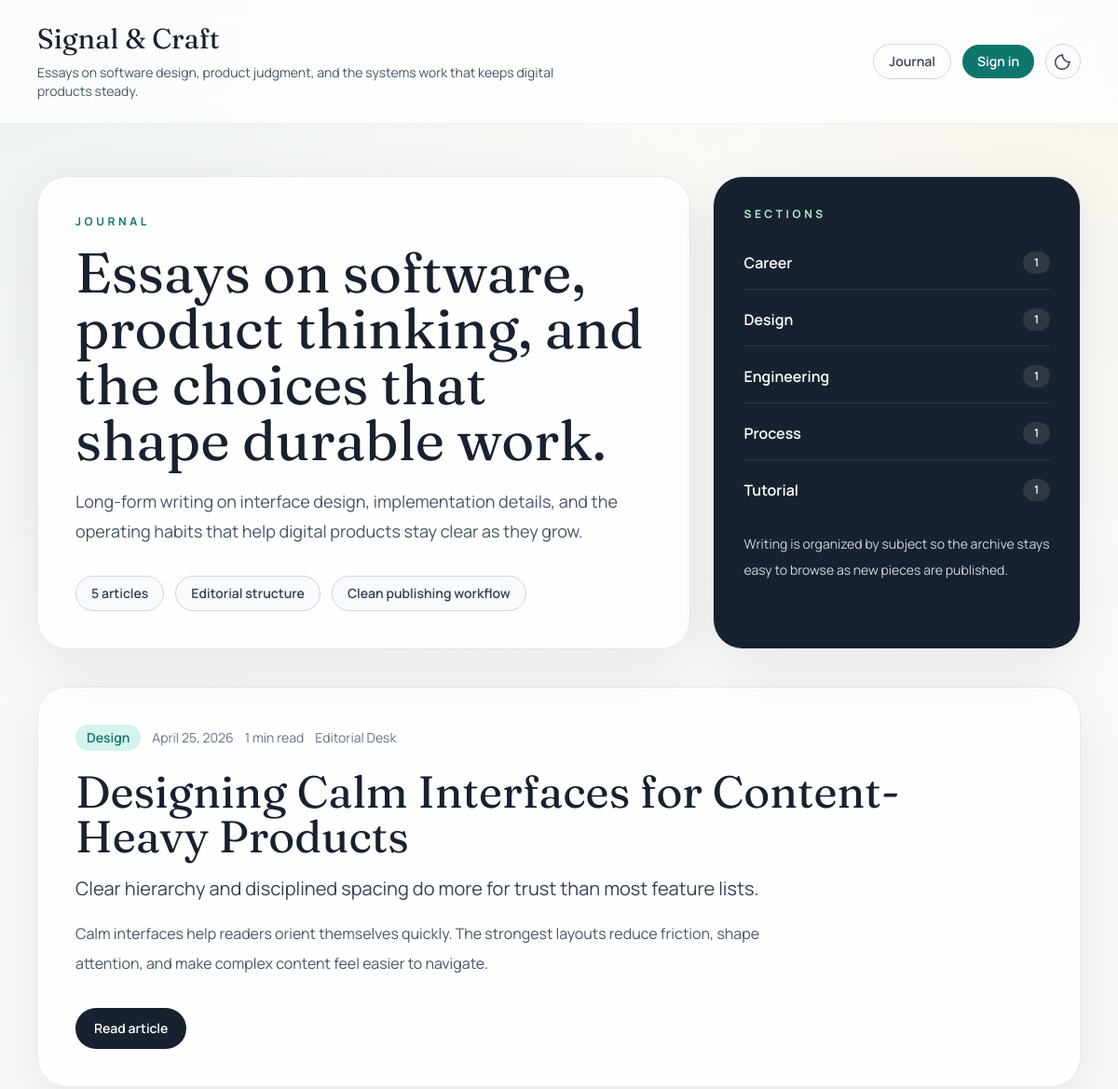
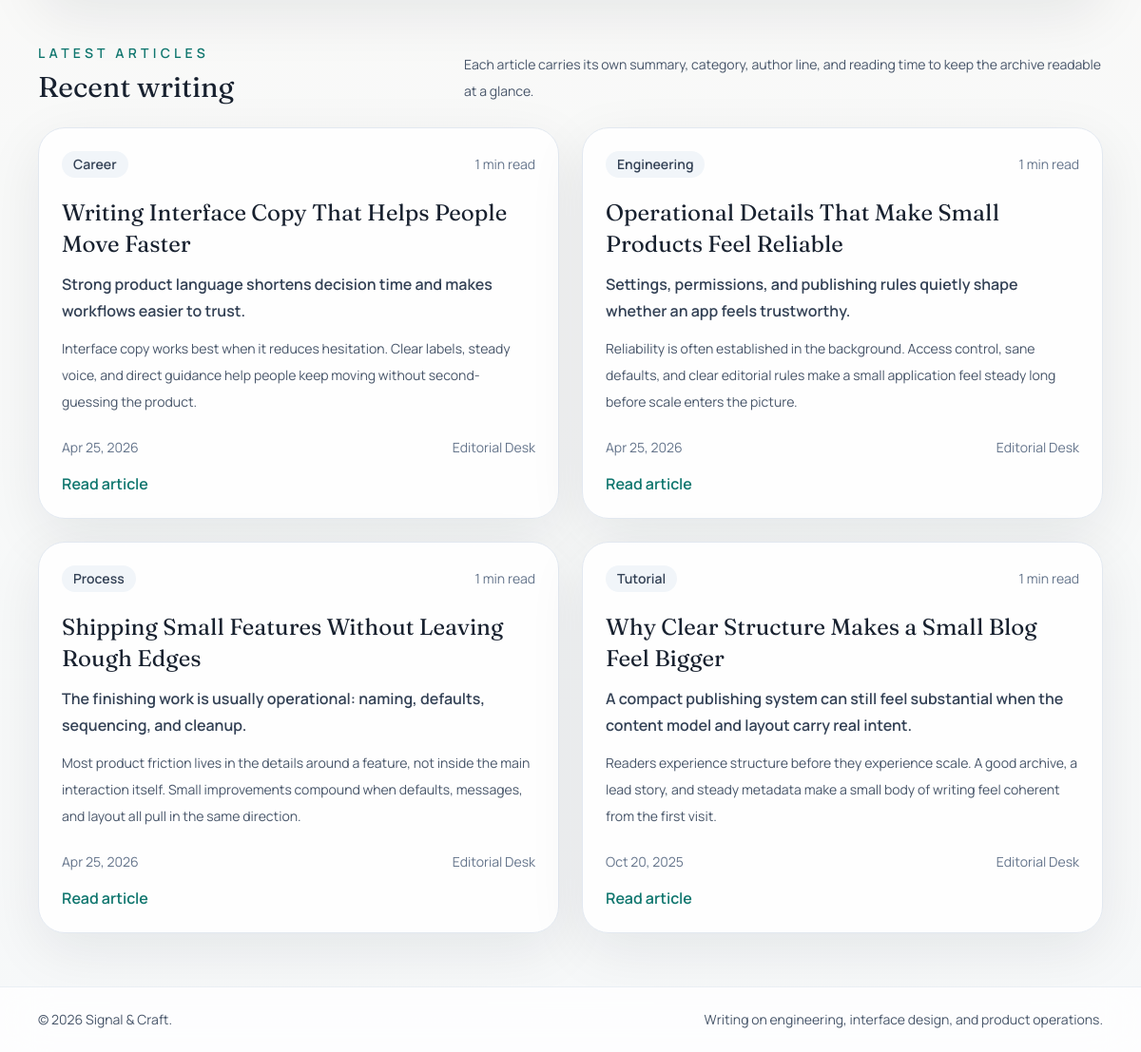
The page / on the database its author committed (2 pictures, top to bottom).
### myapp/models.py (models this page shows, shortened)
class Post(models.Model):
    class Category(models.TextChoices):
        ENGINEERING = "engineering", "Engineering"
        DESIGN = "design", "Design"
        PROCESS = "process", "Process"
        CAREER = "career", "Career"
        TUTORIAL = "tutorial", "Tutorial"
    title = models.CharField(max_length=200)
    slug = models.SlugField(max_length=240, unique=True, blank=True)
    subtitle = models.CharField(max_length=220, blank=True)
    excerpt = models.CharField(max_length=260, blank=True)
    category = models.CharField(
        max_length=20,
        choices=Category.choices,
        default=Category.ENGINEERING,
    )
    featured = models.BooleanField(default=False)
    author = models.ForeignKey(
        settings.AUTH_USER_MODEL,
        on_delete=models.SET_NULL,
        null=True,
        blank=True,
        related_name="posts",
    )
    content = models.TextField()
    created_at = models.DateTimeField(default=timezone.now)
    updated_at = models.DateTimeField(auto_now=True)
    class Meta:
        ordering = ["-created_at"]
    def get_absolute_url(self):
        return reverse("post-detail", args=[self.slug])
    @property
    def reading_time_minutes(self):
        word_count = len(strip_tags(self.content).split())
        return max(1, math.ceil(word_count / 180))
    @property
    def author_name(self):
        if not self.author:
            return "Editorial Desk"
        return self.author.get_full_name() or self.author.get_username()

### myapp/views.py (the view)
# urls.py: 2. Add a URL to urlpatterns:  path('', views.home, name='home')
def home(request):
    posts = list(Post.objects.select_related("author").all())
    featured_post = next((post for post in posts if post.featured), posts[0] if posts else None)
    article_posts = [post for post in posts if not featured_post or post.pk != featured_post.pk]
    category_breakdown = (
        Post.objects.values("category")
        .annotate(total=Count("id"))
        .order_by("-total", "category")
    )
    return render(
        request,
        "posts/home.html",
        {
            "featured_post": featured_post,
            "article_posts": article_posts,
            "post_count": len(posts),
            "category_breakdown": category_breakdown,
        },
    )

### myapp/templates/posts/home.html (shortened to what this page needs)
{% extends 'posts/base.html' %}
{% block content %}
{% if featured_post %}
  <section class="grid gap-6 lg:grid-cols-[1.6fr_0.9fr]">
    <div class="rounded-[2rem] border border-slate-200 bg-white/85 p-8 shadow-panel dark:border-slate-800 dark:bg-slate-900/80 md:p-10">
      <p class="text-xs font-bold uppercase tracking-[0.3em] text-accent dark:text-teal-300">Journal</p>
      <h1 class="mt-4 max-w-3xl font-display text-4xl leading-tight text-ink dark:text-white md:text-6xl">
        Essays on software, product thinking, and the choices that shape durable work.
      </h1>
      <p class="mt-5 max-w-2xl text-lg leading-8 text-slate-600 dark:text-slate-300">
        Long-form writing on interface design, implementation details, and the operating habits that help digital products stay clear as they grow.
      </p>
      <div class="mt-8 flex flex-wrap gap-3">
        <div class="rounded-full border border-slate-300 bg-slate-50 px-4 py-2 text-sm font-semibold text-slate-700 dark:border-slate-700 dark:bg-slate-900 dark:text-slate-200">
          {{ post_count }} article{{ post_count|pluralize }}
        </div>
        <div class="rounded-full border border-slate-300 bg-slate-50 px-4 py-2 text-sm font-semibold text-slate-700 dark:border-slate-700 dark:bg-slate-900 dark:text-slate-200">
          Editorial structure
        </div>
        <div class="rounded-full border border-slate-300 bg-slate-50 px-4 py-2 text-sm font-semibold text-slate-700 dark:border-slate-700 dark:bg-slate-900 dark:text-slate-200">
          Clean publishing workflow
        </div>
      </div>
    </div>
    <aside class="rounded-[2rem] border border-slate-200 bg-ink p-8 text-white shadow-panel dark:border-slate-700 dark:bg-slate-900">
      <p class="text-xs font-bold uppercase tracking-[0.3em] text-emerald-200">Sections</p>
      <div class="mt-8 space-y-5">
        {% for item in category_breakdown %}
          <div class="flex items-center justify-between border-b border-white/10 pb-4 last:border-b-0 last:pb-0">
            <span class="text-base font-semibold">{{ item.category|title }}</span>
            <span class="rounded-full bg-white/10 px-3 py-1 text-xs font-semibold">{{ item.total }}</span>
          </div>
        {% endfor %}
      </div>
      <p class="mt-8 text-sm leading-7 text-slate-300">
        Writing is organized by subject so the archive stays easy to browse as new pieces are published.
      </p>
    </aside>
  </section>
  <section class="mt-10">
    <article class="rounded-[2rem] border border-slate-200 bg-white/90 p-8 shadow-panel dark:border-slate-800 dark:bg-slate-900/85 md:p-10">
      <div class="flex flex-wrap items-center gap-3 text-sm text-slate-500 dark:text-slate-300">
        <span class="rounded-full bg-accentSoft px-3 py-1 font-semibold text-accent dark:bg-teal-950 dark:text-teal-300">
          {{ featured_post.get_category_display }}
        </span>
        <span>{{ featured_post.created_at|date:"F j, Y" }}</span>
        <span>{{ featured_post.reading_time_minutes }} min read</span>
        <span>{{ featured_post.author_name }}</span>
      </div>
      <h2 class="mt-5 max-w-4xl font-display text-3xl leading-tight text-ink dark:text-white md:text-5xl">
        <a href="{{ featured_post.get_absolute_url }}" class="transition hover:text-accent dark:hover:text-teal-300">
          {{ featured_post.title }}
        </a>
      </h2>
      {% if featured_post.subtitle %}
        <p class="mt-4 max-w-3xl text-xl leading-8 text-slate-700 dark:text-slate-200">
          {{ featured_post.subtitle }}
        </p>
      {% endif %}
      <p class="mt-4 max-w-3xl text-base leading-8 text-slate-600 dark:text-slate-300">
        {{ featured_post.excerpt }}
      </p>
      <div class="mt-8">
        <a href="{{ featured_post.get_absolute_url }}" class="inline-flex items-center rounded-full bg-ink px-5 py-3 text-sm font-semibold text-white transition hover:bg-slate-800 dark:bg-white dark:text-slate-900 dark:hover:bg-slate-200">
          Read article
        </a>
      </div>
    </article>
  </section>
  <section class="mt-12">
    <div class="mb-6 flex flex-col gap-3 md:flex-row md:items-end md:justify-between">
      <div>
        <p class="text-sm font-semibold uppercase tracking-[0.3em] text-accent dark:text-teal-300">Latest articles</p>
        <h2 class="mt-2 font-display text-3xl text-ink dark:text-white">Recent writing</h2>
      </div>
      <p class="max-w-2xl text-sm leading-7 text-slate-600 dark:text-slate-300">
        Each article carries its own summary, category, author line, and reading time to keep the archive readable at a glance.
      </p>
    </div>
    <div class="grid gap-6 md:grid-cols-2 xl:grid-cols-3">
      {% for post in article_posts %}
        <article class="flex h-full flex-col rounded-[1.75rem] border border-slate-200 bg-white/90 p-6 shadow-panel transition hover:-translate-y-1 hover:shadow-2xl dark:border-slate-800 dark:bg-slate-900/85">
          <div class="flex flex-wrap items-center justify-between gap-3 text-sm">
            <span class="rounded-full bg-slate-100 px-3 py-1 font-semibold text-slate-700 dark:bg-slate-800 dark:text-slate-200">
              {{ post.get_category_display }}
            </span>
            <span class="text-slate-500 dark:text-slate-400">{{ post.reading_time_minutes }} min read</span>
          </div>
          <h3 class="mt-5 font-display text-2xl leading-snug text-ink dark:text-white">
            <a href="{{ post.get_absolute_url }}" class="transition hover:text-accent dark:hover:text-teal-300">
              {{ post.title }}
            </a>
          </h3>
          {% if post.subtitle %}
            <p class="mt-3 text-base font-semibold leading-7 text-slate-700 dark:text-slate-200">
              {{ post.subtitle }}
            </p>
          {% endif %}
          <p class="mt-3 flex-1 text-sm leading-7 text-slate-600 dark:text-slate-300">
            {{ post.excerpt }}
          </p>
          <div class="mt-6 flex items-center justify-between gap-3 text-sm text-slate-500 dark:text-slate-400">
            <span>{{ post.created_at|date:"M j, Y" }}</span>
            <span>{{ post.author_name }}</span>
          </div>
          <div class="mt-4">
            <a href="{{ post.get_absolute_url }}" class="font-semibold text-accent transition hover:text-teal-700 dark:text-teal-300 dark:hover:text-teal-200">
              Read article
            </a>
          </div>
        </article>
      {% empty %}
        <div class="rounded-[1.75rem] border border-dashed border-slate-300 bg-white/80 p-8 text-slate-600 dark:border-slate-700 dark:bg-slate-900/70 dark:text-slate-300">
          No articles have been published yet.
        </div>
      {% endfor %}
    </div>
  </section>
{% endif %}
{% endblock %}

### myapp/templates/posts/base.html (shortened to what this page needs)
<!DOCTYPE html>
<html lang="en" class="scroll-smooth">
<head>
  <script src="https://cdn.tailwindcss.com"></script>
</head>
<body class="min-h-screen font-body text-ink antialiased transition-colors duration-300 dark:text-slate-100">
  <div class="min-h-screen bg-white/45 dark:bg-slate-950/40">
    <header class="border-b border-slate-200/70 bg-white/75 backdrop-blur-xl dark:border-slate-800 dark:bg-slate-950/70">
      <div class="mx-auto flex max-w-6xl flex-col gap-6 px-4 py-6 md:flex-row md:items-center md:justify-between">
        <div>
          <a href="{% url 'home' %}" class="font-display text-3xl text-ink transition hover:text-accent dark:text-white dark:hover:text-teal-300">
            Signal &amp; Craft
          </a>
          <p class="mt-2 max-w-xl text-sm text-slate-600 dark:text-slate-300">
            Essays on software design, product judgment, and the systems work that keeps digital products steady.
          </p>
        </div>
        <div class="flex items-center gap-3">
          <a href="{% url 'home' %}" class="rounded-full border border-slate-300 px-4 py-2 text-sm font-semibold text-slate-700 transition hover:border-accent hover:text-accent dark:border-slate-700 dark:text-slate-200 dark:hover:border-teal-400 dark:hover:text-teal-300">
            Journal
          </a>
          {% if request.user.is_authenticated %}
            <a href="{% url 'post-create' %}" class="rounded-full bg-accent px-4 py-2 text-sm font-semibold text-white shadow-sm transition hover:bg-teal-700 dark:hover:bg-teal-500">
              Write
            </a>
            {% if request.user.is_staff %}
              <a href="/admin/" class="rounded-full border border-slate-300 px-4 py-2 text-sm font-semibold text-slate-700 transition hover:border-accent hover:text-accent dark:border-slate-700 dark:text-slate-200 dark:hover:border-teal-400 dark:hover:text-teal-300">
                Admin
              </a>
            {% endif %}
            <form method="post" action="{% url 'logout' %}">
              {% csrf_token %}
              <button type="submit" class="rounded-full border border-slate-300 px-4 py-2 text-sm font-semibold text-slate-700 transition hover:border-accent hover:text-accent dark:border-slate-700 dark:text-slate-200 dark:hover:border-teal-400 dark:hover:text-teal-300">
                Sign out
              </button>
            </form>
          {% else %}
            <a href="{% url 'login' %}" class="rounded-full bg-accent px-4 py-2 text-sm font-semibold text-white shadow-sm transition hover:bg-teal-700 dark:hover:bg-teal-500">
              Sign in
            </a>
          {% endif %}
          <button id="theme-toggle" type="button" aria-label="Toggle theme" class="rounded-full border border-slate-300 p-2 text-slate-700 transition hover:border-accent hover:text-accent dark:border-slate-700 dark:text-slate-100 dark:hover:border-teal-400 dark:hover:text-teal-300">
            <svg id="moon-icon" xmlns="http://www.w3.org/2000/svg" class="hidden h-5 w-5" fill="none" viewBox="0 0 24 24" stroke="currentColor">
              <path stroke-linecap="round" stroke-linejoin="round" stroke-width="1.7" d="M21 12.79A9 9 0 0 1 11.21 3c0 .34-.03.67-.08 1A9 9 0 1 0 20 12.87c.34-.05.67-.08 1-.08Z" />
            </svg>
          </button>
        </div>
      </div>
    </header>
    <main class="mx-auto max-w-6xl px-4 py-10 md:py-14">
      {% block content %}{% endblock %}
    </main>
    <footer class="border-t border-slate-200/70 bg-white/75 backdrop-blur-xl dark:border-slate-800 dark:bg-slate-950/70">
      <div class="mx-auto flex max-w-6xl flex-col gap-3 px-4 py-6 text-sm text-slate-600 dark:text-slate-300 md:flex-row md:items-center md:justify-between">
        <p>&copy; {% now "Y" %} Signal &amp; Craft.</p>
        <p>Writing on engineering, interface design, and product operations.</p>
      </div>
    </footer>
  </div>
</body>
</html>

### myapp/templates/posts/base.html (style rules this page uses)
body { background: radial-gradient(circle at top left, rgba(15, 118, 110, 0.12), transparent 32%), radial-gradient(circle at top right, rgba(183, 121, 31, 0.10), transparent 22%), linear-gradient(180deg, #f8f6f0 0%, #eef2f4 100%); animation: fadeIn 0.45s ease-out; }

### rows shown on the page
Post: category "Design", total "1", created_at "April 25, 2026", reading_time_minutes "1", author_name "Editorial Desk", title "Designing Calm Interfaces for Content-Heavy Products", subtitle "Clear hierarchy and disciplined spacing do more for trust than most feature lists.", excerpt "Calm interfaces help readers orient themselves quickly. The strongest layouts reduce friction, shape attention, and make complex content feel easier to navigate."
Post: category "Career", reading_time_minutes "1", title "Writing Interface Copy That Helps People Move Faster", subtitle "Strong product language shortens decision time and makes workflows easier to trust.", excerpt "Interface copy works best when it reduces hesitation. Clear labels, steady voice, and direct guidance help people keep moving without second-guessing the product.", created_at "Apr 25, 2026", author_name "Editorial Desk"
Post: category "Engineering", reading_time_minutes "1", title "Operational Details That Make Small Products Feel Reliable", subtitle "Settings, permissions, and publishing rules quietly shape whether an app feels trustworthy.", excerpt "Reliability is often established in the background. Access control, sane defaults, and clear editorial rules make a small application feel steady long before scale enters the picture.", created_at "Apr 25, 2026", author_name "Editorial Desk"
Post: category "Process", reading_time_minutes "1", title "Shipping Small Features Without Leaving Rough Edges", subtitle "The finishing work is usually operational: naming, defaults, sequencing, and cleanup.", excerpt "Most product friction lives in the details around a feature, not inside the main interaction itself. Small improvements compound when defaults, messages, and layout all pull in the same direction.", created_at "Apr 25, 2026", author_name "Editorial Desk"
Post: category "Tutorial", reading_time_minutes "1", title "Why Clear Structure Makes a Small Blog Feel Bigger", subtitle "A compact publishing system can still feel substantial when the content model and layout carry real intent.", excerpt "Readers experience structure before they experience scale. A good archive, a lead story, and steady metadata make a small body of writing feel coherent from the first visit.", created_at "Oct 20, 2025", author_name "Editorial Desk"

### other values the page prints
{{ post_count }} "5"
{{ item.category|title }} "Career" "Engineering" "Process" "Tutorial"
{{ item.total }} "1" "1" "1" "1"
